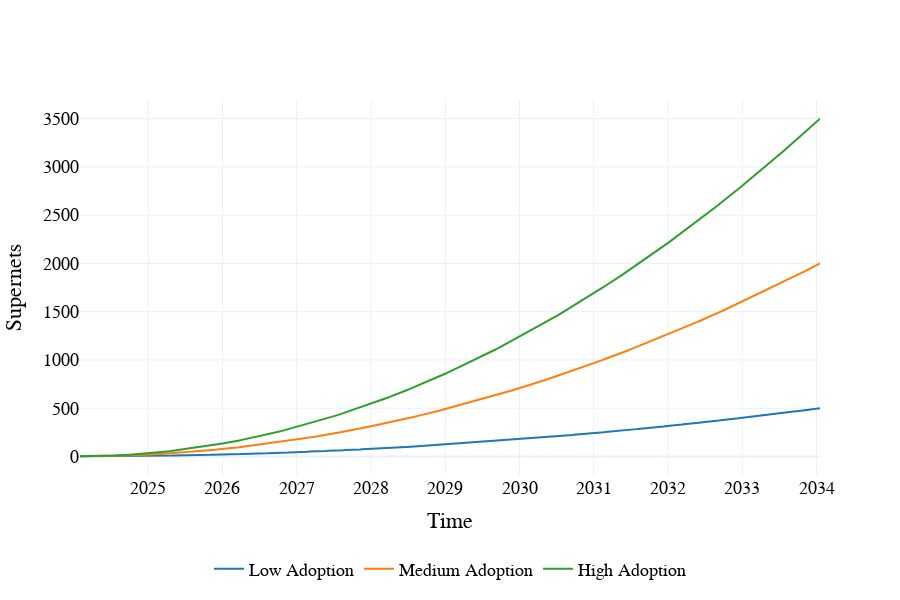

The notebook cell this image was saved under:
### Code cell
visualizations.plot_number_of_supernets_per_subset(df_1, scenario_names={
    0: "Low Adoption",
    1: "Medium Adoption",
    2: "High Adoption"
    })

### Figure 1 — Plotly figure (JSON) as saved in the notebook; plotly's stock layout.template omitted (floating-point values rounded to 4 significant figures; data arrays with more than 128 entries replaced by an {"elided": "..."} marker saying what was removed)
{"data": [{"line": {"color": "#1f77b4"}, "name": "Low Adoption", "type": "scatter", "x": {"elided": "521 str values"}, "y": {"elided": "521 int values"}}, {"line": {"color": "#ff7f0e"}, "name": "Medium Adoption", "type": "scatter", "x": {"elided": "521 str values"}, "y": {"elided": "521 int values"}}, {"line": {"color": "#2ca02c"}, "name": "High Adoption", "type": "scatter", "x": {"elided": "521 str values"}, "y": {"elided": "521 int values"}}], "layout": {"autosize": false, "font": {"color": "black", "family": "Arial", "size": 18}, "height": 600, "hovermode": "x unified", "legend": {"font": {"color": "black", "size": 18}, "orientation": "h", "x": 0.5, "xanchor": "center", "y": -0.3, "yanchor": "bottom"}, "paper_bgcolor": "rgba(255, 255, 255, 1)", "plot_bgcolor": "rgba(255, 255, 255, 1)", "width": 900, "xaxis": {"title": {"text": "Time"}}, "yaxis": {"title": {"text": "Supernets"}}}}
